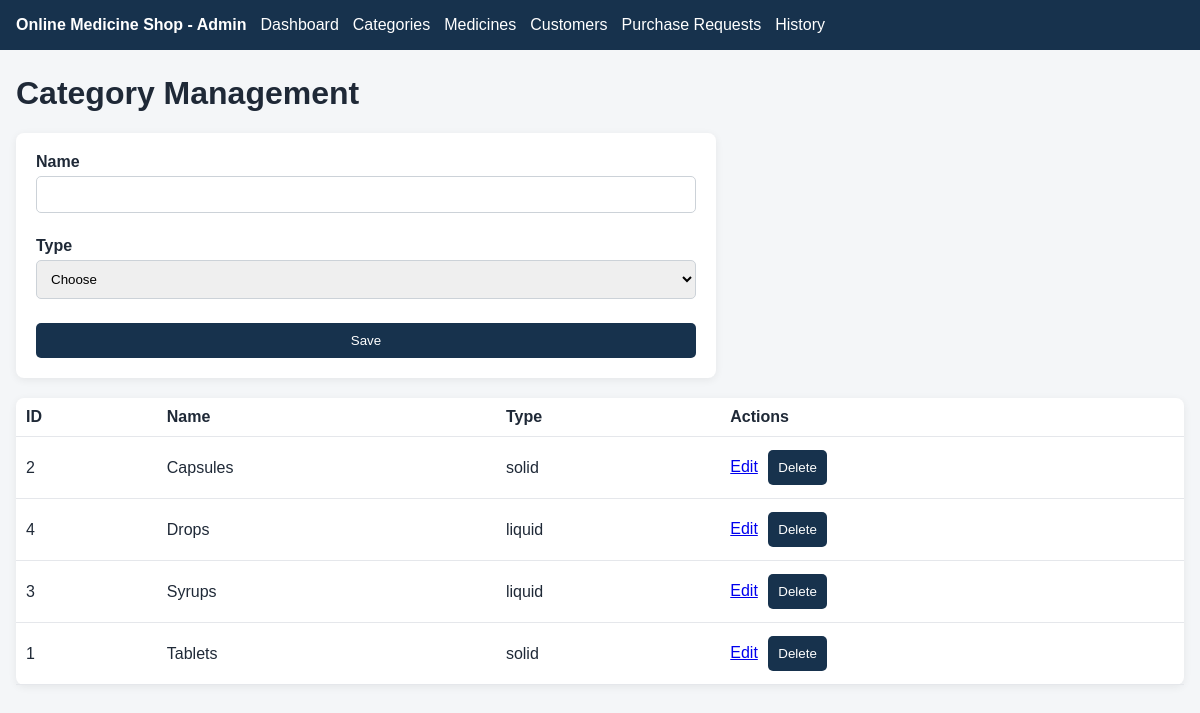
/index.php?action=categories, run on the app's committed database.
### tables this page shows
CREATE TABLE categories (
    id INT NOT NULL AUTO_INCREMENT,
    name VARCHAR(100) NOT NULL,
    category_type ENUM('liquid','solid') NOT NULL,
    created_at TIMESTAMP NOT NULL DEFAULT CURRENT_TIMESTAMP,
    PRIMARY KEY (id),
    UNIQUE KEY uq_categories_name (name)
);

### Control/BaseController.php (called while the page is built, shortened)
<?php
abstract class BaseController {
    protected function view(string $path, array $data = []): void { extract($data); require __DIR__ . '/../View/' . $path . '.php'; }
}

### Control/CategoryController.php (called while the page is built, shortened)
<?php
class CategoryController extends BaseController
{
    private Category $model;
    public function __construct()
    {
        $this->model = new Category($this->db);
    }
    private function page(?array $edit = null, array $errors = []): array
    {
        return [
            'rows' => $this->model->all(),
            'edit' => $edit,
            'errors' => $errors
        ];
    }
    public function index(): void
    {
        $this->view('categories/index', $this->page());
    }
}

### public/index.php (called while the page is built, shortened)
<?php
require_once __DIR__ . '/../config/auth.php';
require_once __DIR__ . '/../Control/BaseController.php';
require_once __DIR__ . '/../Control/CategoryController.php';
$action = $_GET['action'] ?? 'dashboard';
$routes = [
    'dashboard' => [DashboardController::class, 'index'],
    'categories' => [CategoryController::class, 'index'],
    'category_save' => [CategoryController::class, 'save'],
    'category_edit' => [CategoryController::class, 'edit'],
    'category_delete' => [CategoryController::class, 'delete'],
    'medicines' => [MedicineController::class, 'index'],
    'medicine_save' => [MedicineController::class, 'save'],
    'medicine_edit' => [MedicineController::class, 'edit'],
    'medicine_delete' => [MedicineController::class, 'delete'],
    'medicine_details' => [MedicineController::class, 'details'],
    'medicine_search_api' => [MedicineController::class, 'searchApi'],
    'customers' => [CustomerController::class, 'index'],
    'customer_edit' => [CustomerController::class, 'edit'],
    'customer_save' => [CustomerController::class, 'save'],
    'customer_delete' => [CustomerController::class, 'delete'],
    'customer_details' => [CustomerController::class, 'details'],
    'customer_search_api' => [CustomerController::class, 'searchApi'],
    'orders' => [OrderController::class, 'index'],
    'order_status_api' => [OrderController::class, 'updateStatusApi'],
    'order_search_api' => [OrderController::class, 'searchApi'],
    'history' => [OrderController::class, 'history']
];
[$class, $method] = $routes[$action];
$controller = new $class();
$controller->$method();

### config/auth.php (called while the page is built, shortened)
<?php
function e($value): string {
    return htmlspecialchars((string)$value, ENT_QUOTES, 'UTF-8');
}

### Model/Category.php (called while the page is built, shortened)
<?php
class Category {
    public function all(): array { return $this->db->query('SELECT * FROM categories ORDER BY name')->fetchAll(); }
}

### View/categories/index.php (the view, shortened to what this page needs)
<?php require __DIR__.'/../layouts/header.php'; ?><h1>Category Management</h1><form method="post" action="index.php?action=category_save" class="form"><label>Name<input name="name" required value="<?=e($edit['name']??'')?>"></label><label>Type<select name="category_type" required><option value="">Choose</option></select></label><button>Save</button></form><table><tr><th>ID</th><th>Name</th><th>Type</th><th>Actions</th></tr><?php foreach($rows as $r): ?><tr><td><?=$r['id']?></td><td><?=e($r['name'])?></td><td><?=e($r['category_type'])?></td><td><a href="index.php?action=category_edit&id=<?=$r['id']?>">Edit</a> <form class="inline" method="post" action="index.php?action=category_delete" data-confirm="Delete category?"><button>Delete</button></form></td></tr><?php endforeach;?></table><?php require __DIR__.'/../layouts/footer.php'; ?>

### public/assets/css/style.css (style rules this page uses)
* { box-sizing:border-box }
body { margin:0;font-family:Arial,sans-serif;background:#f4f6f8;color:#1f2937 }
.card,.form,table { background:#fff;border-radius:8px;box-shadow:0 2px 8px #0001 }
.form { padding:20px;display:grid;gap:12px;max-width:700px }
.form label { display:grid;gap:5px;font-weight:bold }
input,select,textarea,button { padding:10px;border:1px solid #ccd2d8;border-radius:5px }
button { background:#17324d;color:#fff;border:0;cursor:pointer }
table { width:100%;border-collapse:collapse;margin-top:20px }
th,td { padding:10px;border-bottom:1px solid #e5e7eb;text-align:left }
.inline { display:inline }
td form.inline { display:inline-block;margin-left:4px }
td .btn-link,td form.inline button { margin:3px 2px }

### data on the page
categories: id "2", name "Capsules", category_type "solid"
categories: id "4", name "Drops", category_type "liquid"
categories: id "3", name "Syrups", category_type "liquid"
categories: id "1", name "Tablets", category_type "solid"
